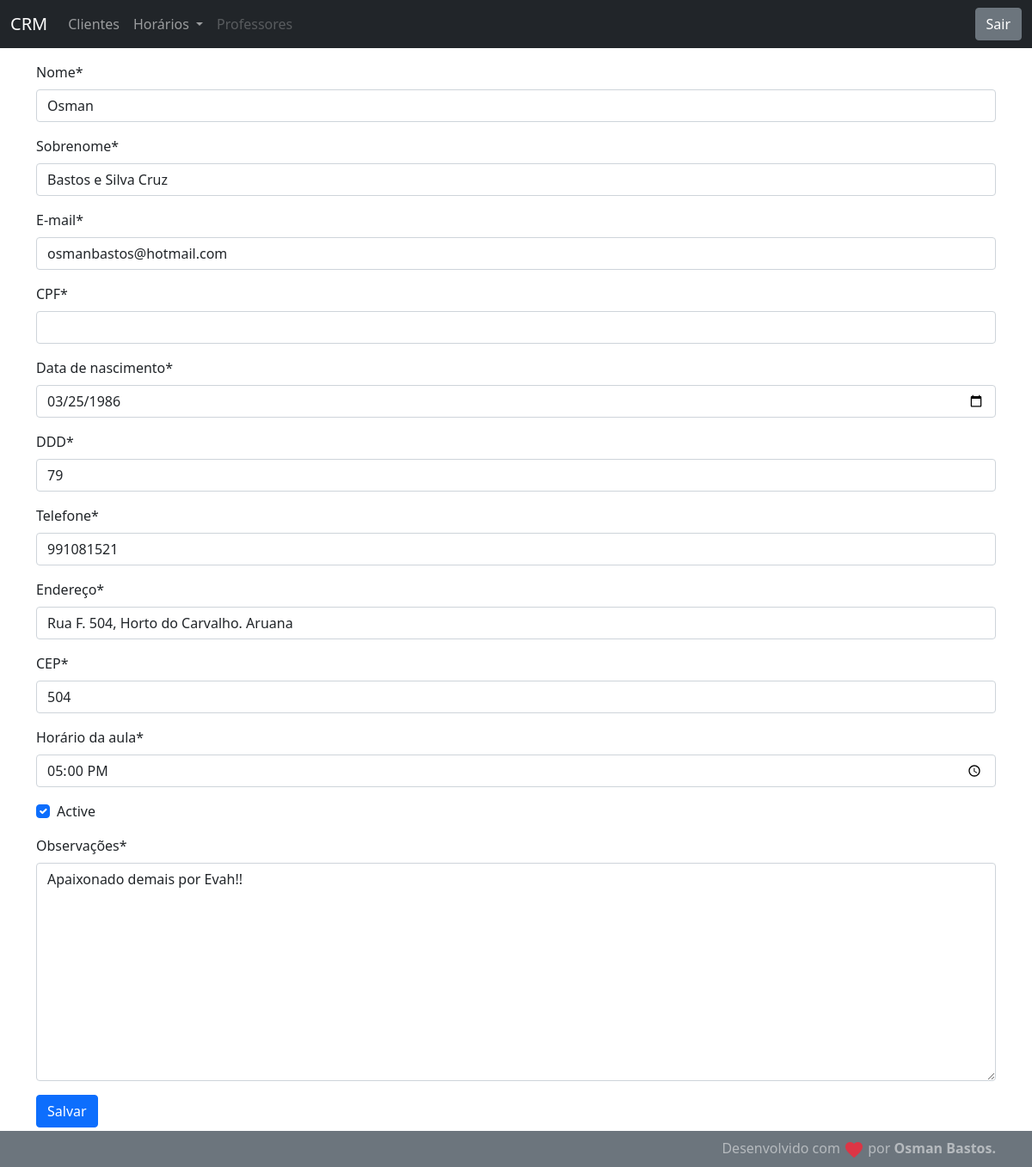
The app's page /customer/2/ with its own data.
### customer/models.py (models this page shows, shortened)
class Customer(models.Model):
    first_name = models.CharField(max_length=30)
    last_name = models.CharField(max_length=50)
    email = models.EmailField(max_length=254)
    birth_date = models.DateField()
    cpf_field = models.CharField(max_length=11, unique=True, blank=True, null=True)
    area_code = models.CharField(max_length=2)
    phone = models.CharField(max_length=9)
    address = models.CharField(max_length=100)
    address_number = models.CharField(max_length=10)
    created_date = models.DateTimeField(auto_now_add=True)
    update_date = models.DateTimeField(auto_now=True)
    class_time = models.CharField(max_length=8, default='00:00')
    active = models.BooleanField(default=True)
    evolution_field = models.CharField(max_length=500, blank=True, null=True)
    evolution_updated = models.DateTimeField(blank=True, null=True, auto_now=True)
    class Meta:
        db_table = 'customer'

### customer/views.py (the view, shortened to what this page needs)
# urls.py: path("<int:id>/", CustomerUpdateView.as_view(), name='customer-update'),
class CustomerUpdateView(UpdateView):
    template_name = "customer/customer.html"
    form_class = CustomerForm
    model = Customer
    def get_object(self):
        id = self.kwargs.get("id")
        return get_object_or_404(Customer, id=id)

### customer/templates/customer/customer.html (shortened to what this page needs)
{% extends "model-page.html"%}
{% load crispy_forms_tags %}
{% block content %}
    <form method="post" action="">{% csrf_token %}
        {{ form|crispy }}
        <button type="submit" class="btn btn-primary">Salvar</button>
    </form>
{% endblock %}

### core/templates/model-page.html (style rules this page uses)
html, body { height: 100%; }

### records on screen
Customer: first_name "Osman", last_name "Bastos e Silva Cruz", email "osmanbastos@hotmail.com", birth_date "03/25/1986", area_code "79", phone "991081521", address "Rua F. 504, Horto do Carvalho. Aruana", address_number "504", class_time "17:00:00", active "☑", evolution_field "Apaixonado demais por Evah!!"
